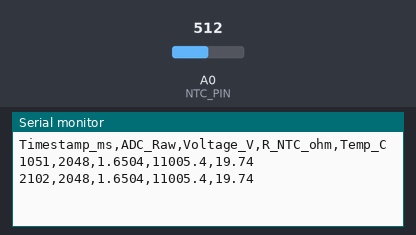
A sketch run on a simulated Arduino Zero (SAMD21). Parts: the last lines printed to the serial monitor. The test bench sets the inputs (shaded band); at power-on: A0 (NTC_PIN) = 512 (analog values on the 0–1023 scale).

Above: at 2.2 s.
2.3 s: A0 (NTC_PIN) set to 0
At 4.0 s:
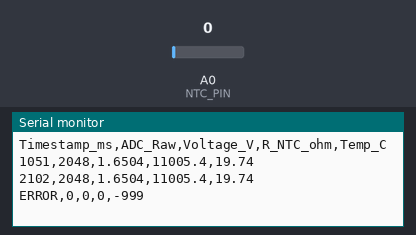
5.3 s: A0 (NTC_PIN) set to 122
At 6.1 s:
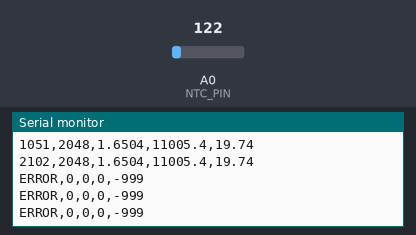
Timing chart, 0 to 8.3 s (numbered marks = the images above; inputs shaded):
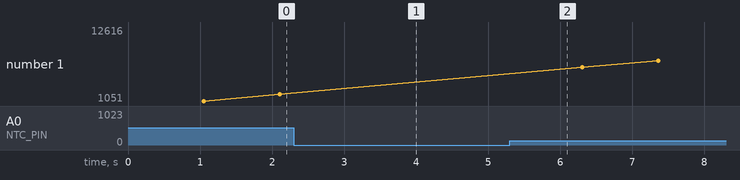

The sketch:

NTC-Algorithm.ino
```cpp
#include <Arduino.h>
#include <math.h>

// === KONFIGURASI HARDWARE ===
#define NTC_PIN      14
#define SERIES_R     11000.0
#define ADC_MAX      4095.0
#define VCC          3.3
#define NUM_SAMPLES  10

// === KONSTANTA STEINHART-HART ===
const double SH_A =  4.952779e-04f;
const double SH_B =  3.941682e-04f;
const double SH_C = -9.295886e-07f;

float readTemperatureSH() {
  long sum = 0;
  for (int i = 0; i < NUM_SAMPLES; i++) {
    sum += analogRead(NTC_PIN);
    delay(5);
  }
  float adcVal = sum / (float)NUM_SAMPLES;
  float voltage = (adcVal / ADC_MAX) * VCC;

  if (voltage <= 0 || voltage >= VCC) {
    Serial.println("ERROR,0,0,0,-999");
    return -999;
  }

  float R = SERIES_R * voltage / (VCC - voltage);
  double lnR  = log(R);
  double lnR3 = lnR * lnR * lnR;
  double invT  = SH_A + SH_B * lnR + SH_C * lnR3;
  float  tempC = (float)(1.0 / invT - 273.15);

  // Format CSV: timestamp_ms,ADC,Voltage_V,R_ohm,Temp_C
  Serial.print(millis());
  Serial.print(",");
  Serial.print(adcVal, 0);
  Serial.print(",");
  Serial.print(voltage, 4);
  Serial.print(",");
  Serial.print(R, 1);
  Serial.print(",");
  Serial.println(tempC, 2);

  return tempC;
}

void setup() {
  Serial.begin(115200);
  analogReadResolution(12);
  delay(1000);

  // Header CSV untuk Excel
  Serial.println("Timestamp_ms,ADC_Raw,Voltage_V,R_NTC_ohm,Temp_C");
}

void loop() {
  readTemperatureSH();
  delay(1000);
}
```

Measured:
- after the input at 2.3 s, the serial monitor: prints a new line after 0.85 s (image 1)
- plotted number 1: 2102 → 12616 after the input at 5.3 s
